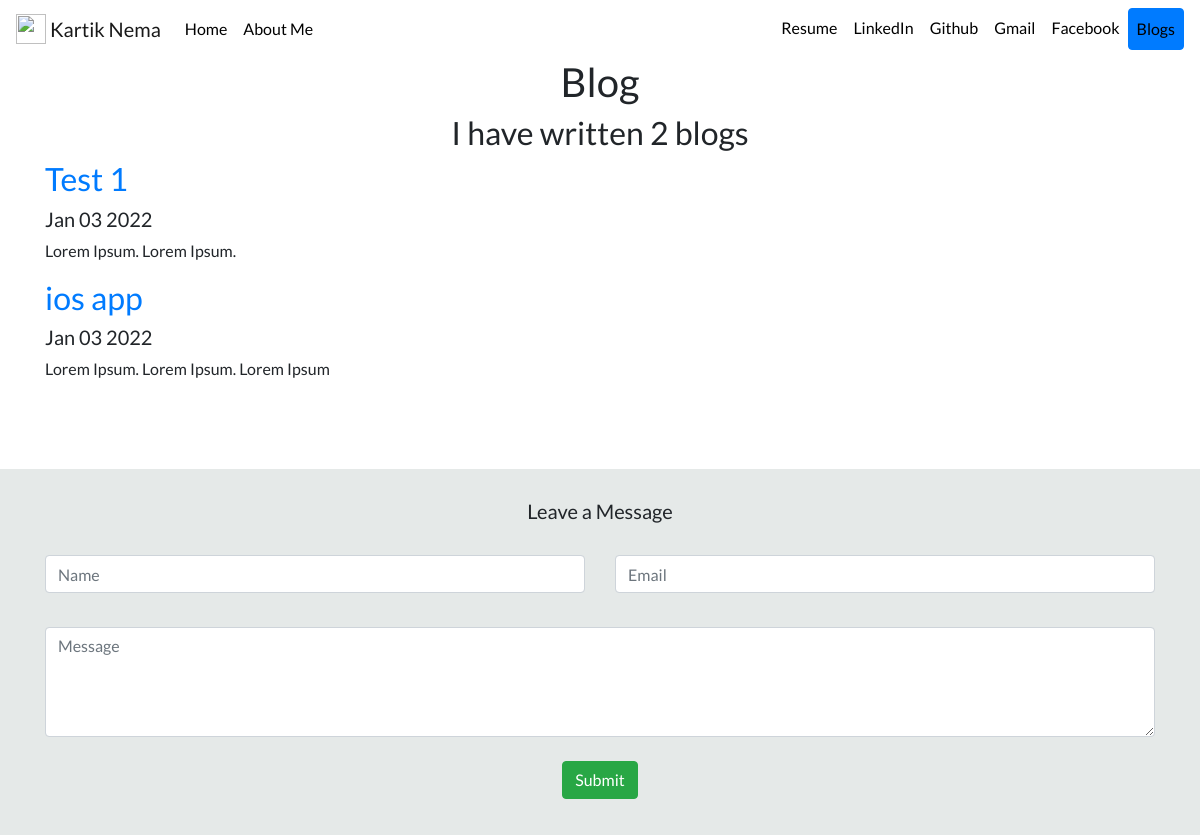
Screenshot of /blog/ with the database file from the repository.
### blog/models.py (models this page shows, shortened)
class Blog(models.Model):
    title = models.CharField(max_length=200)
    description = models.TextField()
    date = models.DateField()

### blog/views.py (the view)
# urls.py: path('', views.all_blogs, name='all_blogs'),
def all_blogs(request):
    blogs = Blog.objects.all()
    return render(request, 'blog/all_blogs.html', {'all_blogs': blogs})

### blog/templates/blog/all_blogs.html
{% extends 'portfolio/base.html' %}
{% block content %}
<div class="container">
  <div align="center">
    <h1> Blog </h1>
    <h2>I have written {{ all_blogs.count }} blog{{all_blogs.count | pluralize}} </h2>
  </div>
  {% for blog in all_blogs %}
  <a href="{% url 'blog:detail' blog_id=blog.id %}"><h2>{{ blog.title }}</h2></a>
  <h5>{{ blog.date | date:'M d Y' }}</h5>
  <p>{{ blog.description | striptags | truncatechars:100 }}</p>
  {% endfor %}
</div>
{% endblock %}

### portfolio/static/portfolio/custom.css (style rules this page uses)
body { font-family: 'Lato', sans-serif; min-height: 100vh; display: flex; flex-direction: column; }

### rows the page displays
Blog: title "Test 1", date "Jan 03 2022", description "Lorem Ipsum. Lorem Ipsum."
Blog: title "ios app", date "Jan 03 2022", description "Lorem Ipsum. Lorem Ipsum. Lorem Ipsum"

### other values shown
{{ all_blogs.count }} "2"
{{ all_blogs.count | pluralize }} "s"
